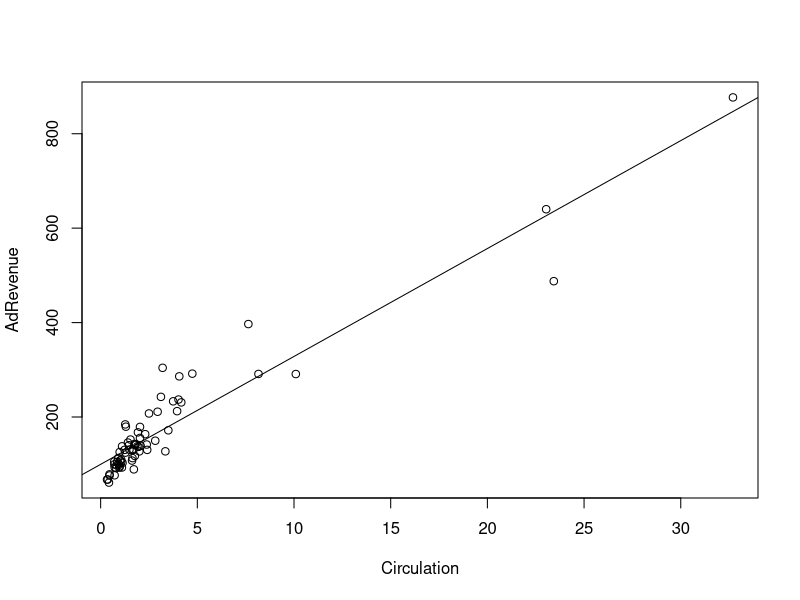
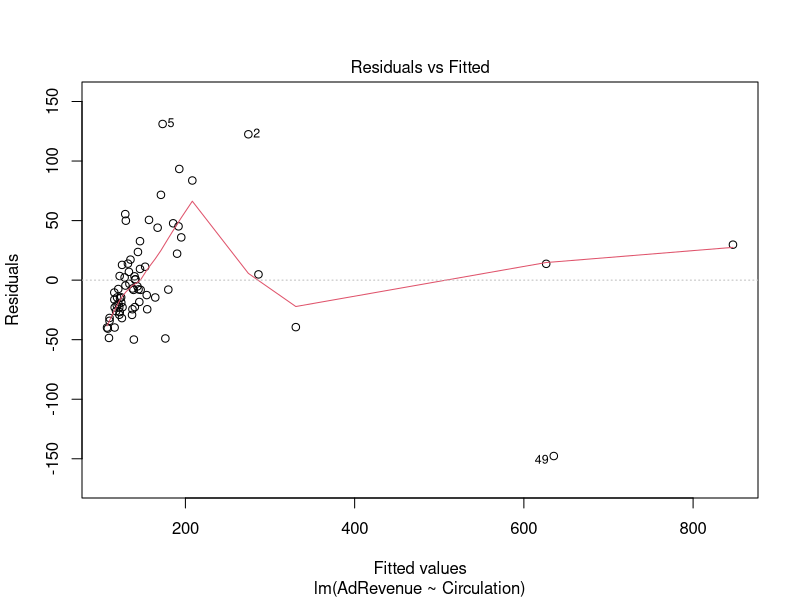
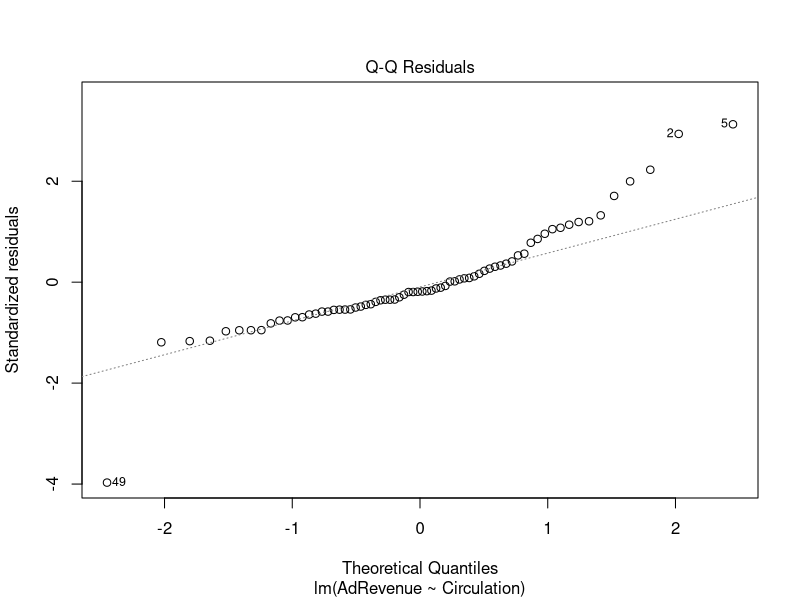
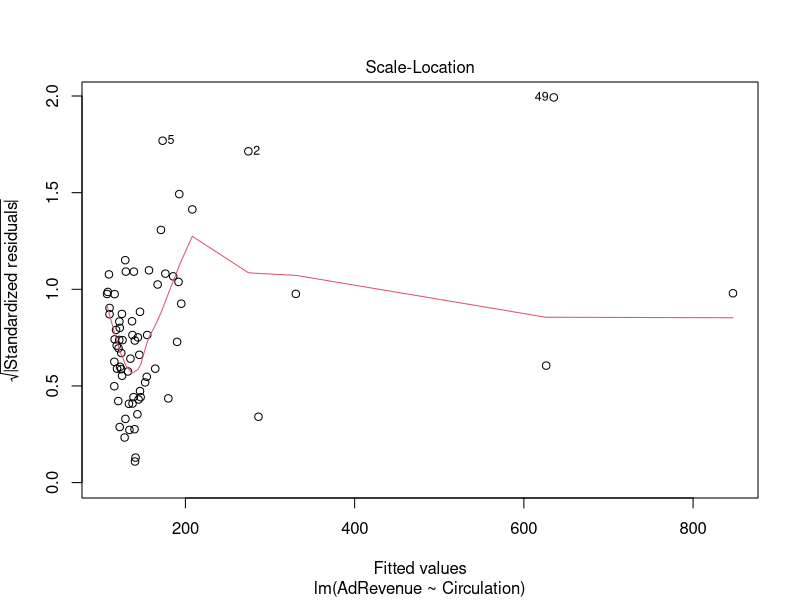
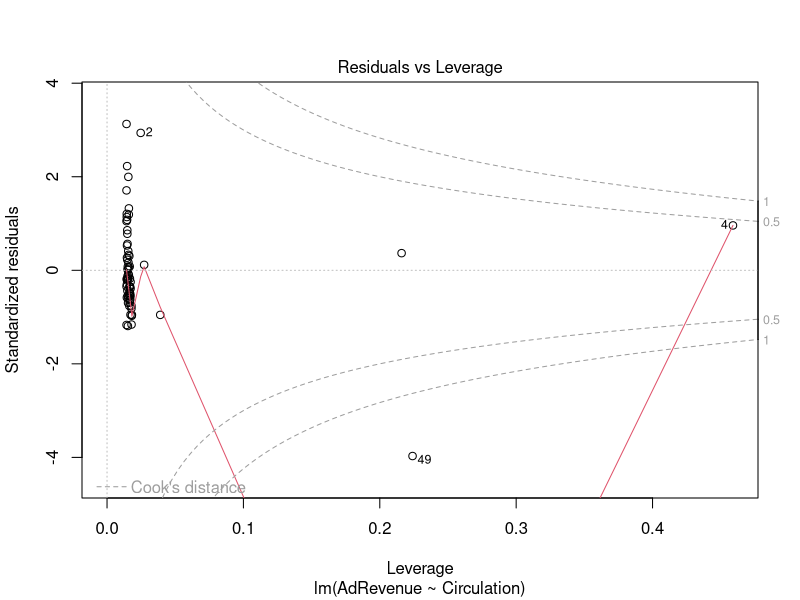
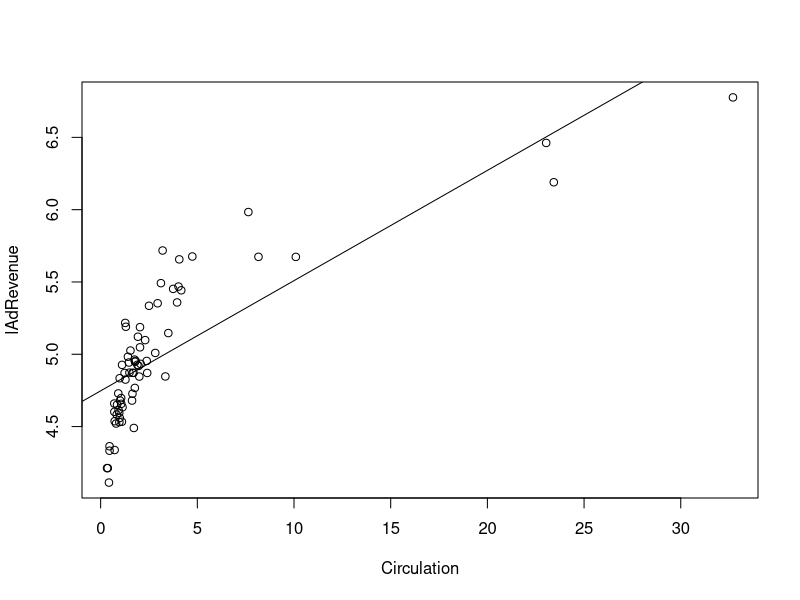
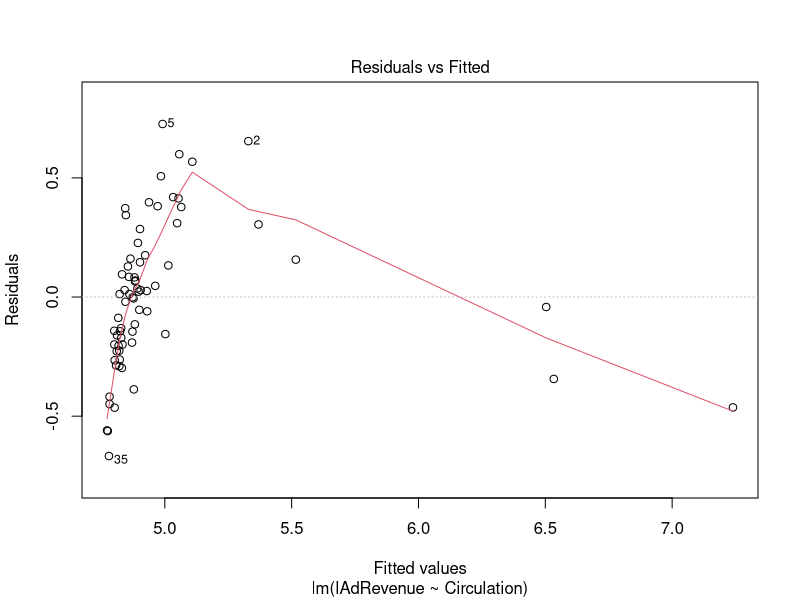
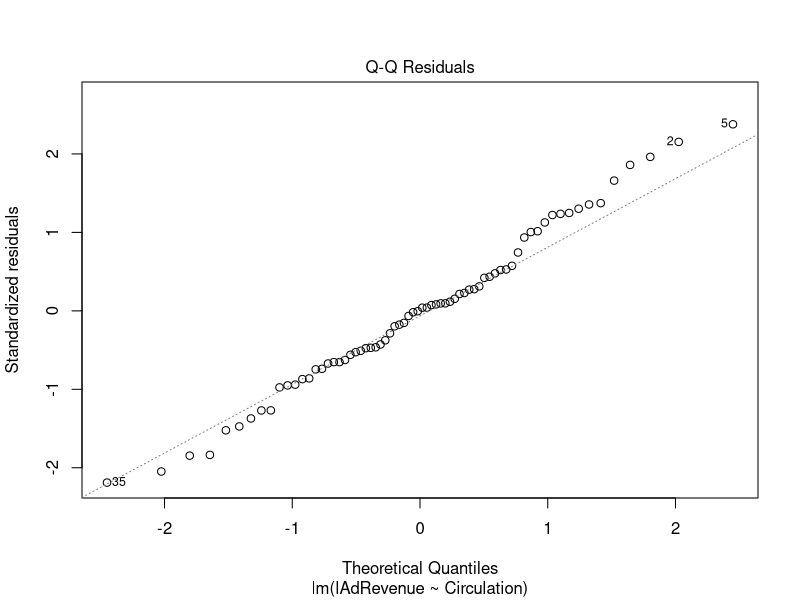

Here is the R script that generated these plots, in order:
## ---- chunk 1
knitr::opts_chunk$set(echo = TRUE)
## ---- chunk 2
revenue <- read.csv('AdRevenue.csv')
revenue1 <- revenue
## ---- chunk 3
l.revenue <- transform(revenue1, lCirculation = log(Circulation),lAdRevenue = log(AdRevenue))
m.log1 <- lm(AdRevenue ~ Circulation, data = revenue1)
plot(AdRevenue ~ Circulation, data = revenue1)
abline(m.log1)
plot(m.log1)
## ---- chunk 4
m.log2 <- lm(lAdRevenue ~ Circulation, data = l.revenue)
plot(lAdRevenue ~ Circulation, data = l.revenue)
abline(m.log2)
plot(m.log2)
## ---- chunk 5
m.log3 <- lm(AdRevenue ~ lCirculation, data = l.revenue)
plot(AdRevenue ~ lCirculation, data = l.revenue)
abline(m.log3)
plot(m.log3)
## ---- chunk 6
m.log4 <- lm(lAdRevenue ~ lCirculation, data = l.revenue)
plot(lAdRevenue ~ lCirculation, data = l.revenue)
abline(m.log4)
plot(m.log4)
## ---- chunk 7
exp(1)^predict(m.log4, newdata = data.frame(lCirculation = log(0.5)), interval = 'predict', level = 0.95)
## ---- chunk 8
exp(1)^predict(m.log4, newdata = data.frame(lCirculation = log(20)), interval = 'predict', level = 0.95)
## ---- chunk 9
m.firstorder <- lm(AdRevenue ~ Circulation, data = revenue)
plot(m.firstorder)
abline(m.firstorder)
## ---- chunk 10
m.secondorder <- lm(AdRevenue ~ Circulation + I(Circulation^2), data = revenue)
plot(m.secondorder)
abline(m.secondorder)
summary(m.secondorder)
## ---- chunk 11
m.thirdorder <- lm(AdRevenue ~ Circulation + I(Circulation^2) + I(Circulation^3), data = revenue)
plot(m.thirdorder)
abline(m.thirdorder)
summary(m.thirdorder)
## ---- chunk 12
predict(m.thirdorder, newdata = data.frame(Circulation = 0.5), interval = 'predict', level = 0.95)
## ---- chunk 13
predict(m.thirdorder, newdata = data.frame(Circulation = 20), interval = 'predict', level = 0.95)
